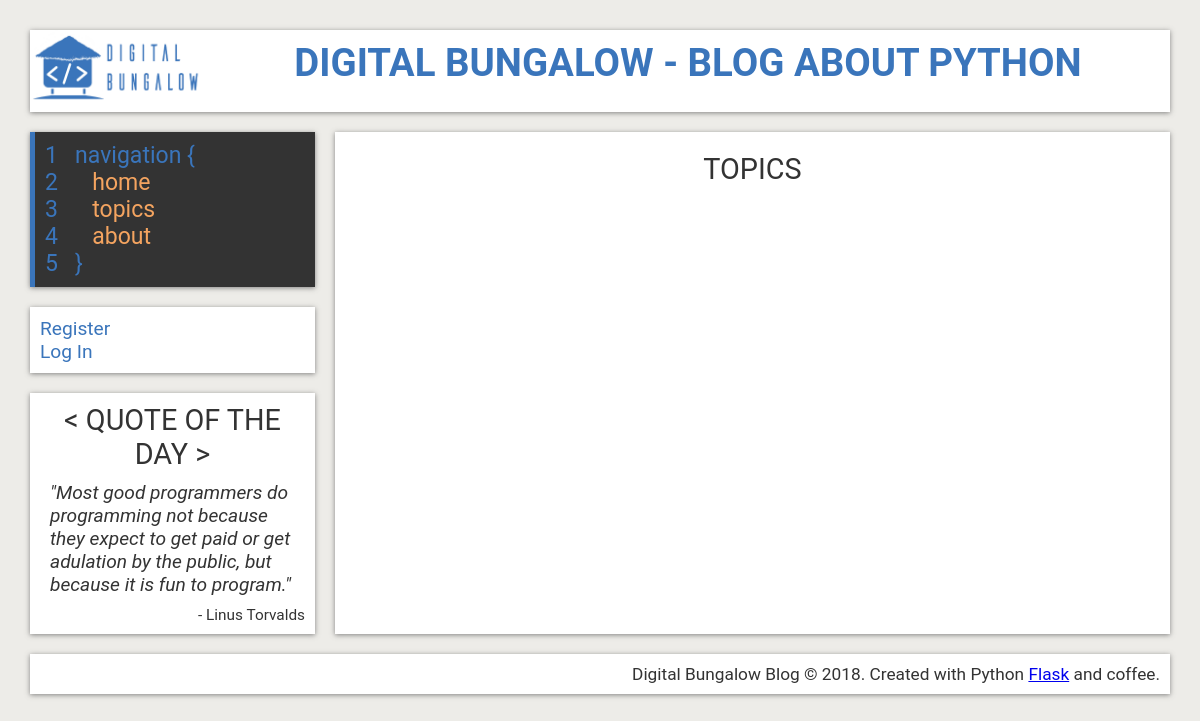
The page /topics on the database as committed earlier.
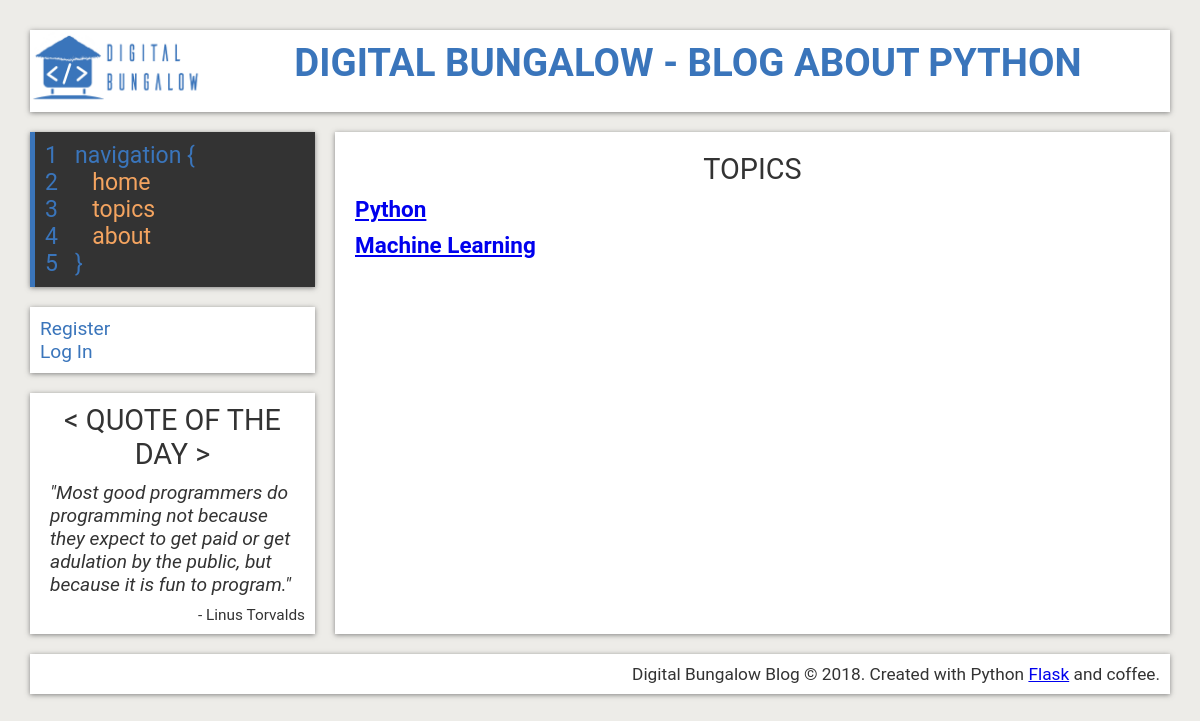
The same page on the database as committed later.
### flaskblog/models.py (models this page shows, shortened)
class Topic(db.Model):
    id = db.Column(db.Integer, primary_key=True)
    topicname = db.Column(db.String(60), nullable=False)
    posts = db.relationship('Post', backref='topic', lazy=True)

### flaskblog/routes.py (the view)
@app.route("/topics")
def topics():
    topics = Topic.query.all()
    return render_template('topics.html', topics=topics, title='Topics')

### flaskblog/templates/topics.html
{% extends "layout.html" %}
{% block content %}
    <article class="topics">
      <section class="topic-list">
          <h2>Topics</h2>
          <tr>
            {% for topic in topics %}
            <td>
              <h3><a href="{{ url_for('topic', topic_name=topic.topicname)}}">
                {{ topic.topicname }}
              </a></h3>
            </td>
            {% endfor %}
          </tr>
      </section>
    </article>
{% endblock content %}

Rows that differ between the two databases and show on the page:
added Topic: topicname "Python"
added Topic: topicname "Machine Learning"
